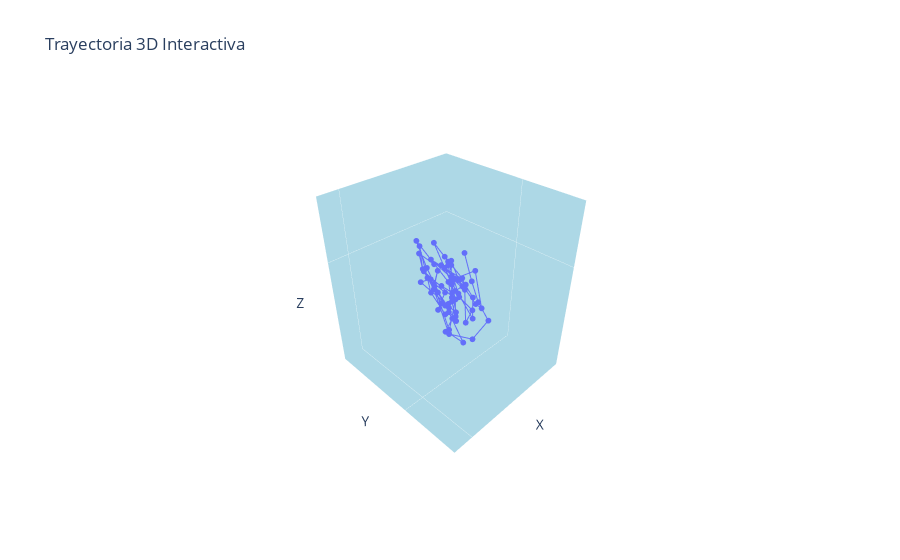

The cell this chart's notebook holds for it:
### Code cell
# Crear el gráfico 3D interactivo
fig = go.Figure()

# Añadir la trayectoria con todos los puntos menos el último
fig.add_trace(go.Scatter3d(
    x=df['x'][:-1],
    y=df['y'][:-1],
    z=df['z'][:-1],
    mode='lines+markers',
    marker=dict(size=2),
    line=dict(width=2),
    name = 'Trayectoria'
))

# Configurar el diseño del gráfico
fig.update_layout(
    scene=dict(
        xaxis_title='X',
        yaxis_title='Y',
        zaxis_title='Z',
        xaxis=dict(showticklabels=False, tickmode="linear", dtick=50, range=[min(df['x']) - 10, max(df['x']) + 10], backgroundcolor="lightblue", gridwidth=0.5),
        yaxis=dict(showticklabels=False, tickmode="linear", dtick=50, range=[min(df['y']) - 10, max(df['y']) + 10], backgroundcolor="lightblue", gridwidth=0.5),
        zaxis=dict(showticklabels=False, tickmode="linear", dtick=50,  range=[min(df['z']) - 10, max(df['z']) + 10], backgroundcolor="lightblue", gridwidth=0.5)
    ),
    title='Trayectoria 3D Interactiva'
)

# Configurar la cámara para que salga cuadrado y alejado de los puntos
camera = dict(
    eye=dict(x=1.5, y=1.5, z=1.5)
)

fig.update_layout(scene_camera=camera) 

# Mostrar el gráfico
fig.show()

### Figure 1 — Plotly figure (JSON) as saved in the notebook; plotly's stock layout.template omitted (floating-point values rounded to 4 significant figures)
{"data": [{"line": {"width": 2}, "marker": {"size": 2}, "mode": "lines+markers", "name": "Trayectoria", "type": "scatter3d", "x": [281, 283, 283, 283, 288, 294, 295, 294, 293, 290, 288, 286, 282, 283, 285, 287, 284, 284, 286, 288, 289, 288, 288, 287, 286, 289, 288, 288, 290, 291, 291, 291, 291, 294, 293, 294, 291, 292, 293, 293, 292, 291, 289, 292, 292, 292, 292, 292, 291, 294, 294, 293, 290, 291, 291, 292, 292, 292, 290, 289, 289, 290, 288, 287, 286, 286, 287, 286, 285, 288, 284, 288, 286, 289, 287, 286, 286, 287], "y": [94, 98, 100, 103, 103, 102, 99, 95, 93, 94, 94, 96, 98, 101, 101, 98, 93, 93, 95, 97, 97, 98, 100, 96, 98, 96, 92, 97, 99, 97, 97, 93, 98, 99, 99, 95, 91, 95, 100, 101, 97, 92, 99, 100, 104, 100, 95, 92, 101, 101, 102, 97, 95, 95, 100, 102, 99, 94, 89, 97, 98, 100, 98, 95, 94, 97, 102, 101, 97, 91, 97, 101, 101, 100, 94, 93, 99, 99], "z": [349, 345, 341, 338, 336, 340, 349, 351, 353, 350, 349, 346, 347, 340, 342, 347, 348, 347, 345, 343, 342, 345, 347, 347, 347, 352, 353, 346, 346, 347, 347, 347, 346, 344, 345, 351, 353, 345, 343, 345, 346, 348, 344, 338, 338, 343, 348, 346, 343, 340, 341, 348, 349, 346, 341, 342, 344, 350, 353, 347, 343, 341, 343, 349, 349, 343, 340, 344, 346, 349, 343, 339, 341, 345, 348, 347, 346, 346]}], "layout": {"scene": {"camera": {"eye": {"x": 1.5, "y": 1.5, "z": 1.5}}, "xaxis": {"backgroundcolor": "lightblue", "dtick": 50, "gridwidth": 0.5, "range": [271, 305], "showticklabels": false, "tickmode": "linear", "title": {"text": "X"}}, "yaxis": {"backgroundcolor": "lightblue", "dtick": 50, "gridwidth": 0.5, "range": [79, 114], "showticklabels": false, "tickmode": "linear", "title": {"text": "Y"}}, "zaxis": {"backgroundcolor": "lightblue", "dtick": 50, "gridwidth": 0.5, "range": [326, 363], "showticklabels": false, "tickmode": "linear", "title": {"text": "Z"}}}, "title": {"text": "Trayectoria 3D Interactiva"}}}
